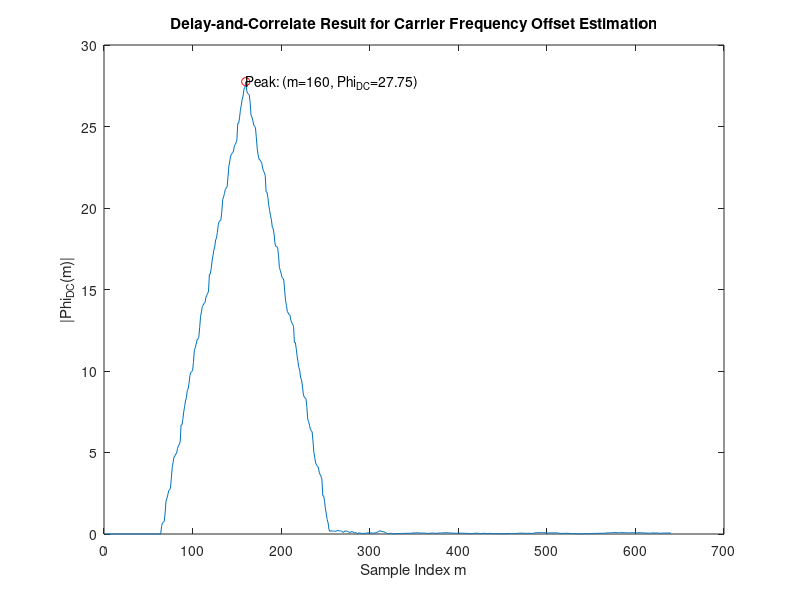

Source code (MATLAB):
load('HW4.mat'); 
N = 128;
Ng = 32;
epsilon = 5.7;
Ts = 1;
fs = 1/Ts;
fsub = 1/(N*Ts);
R = 96;
L = 64;
y_n = OFDMTx .* exp(1j * 2 * pi * epsilon / N * (1:length(OFDMTx))); 
y_n = [zeros(1,R+L-1), y_n];

Phi_DC = zeros(1, length(y_n) - R - L);
for m = R + L :length(y_n)
    Phi_DC(m) = abs(sum(y_n(m - R + 1: m) .* conj(y_n(m - R - L + 1: m - L))));
end
Phi_DC = Phi_DC(R+L : length(y_n));

figure;
plot(Phi_DC);
xlabel('Sample Index m');
ylabel('|Phi_{DC}(m)|');
title('Delay-and-Correlate Result for Carrier Frequency Offset Estimation');
[max_val, max_idx] = max(Phi_DC);
hold on;
plot(max_idx, max_val, 'ro'); 
text(max_idx, max_val, sprintf('Peak: (m=%d, Phi_{DC}=%.2f)', max_idx, max_val));
hold off;
fprintf('The maximum correlation occurs at m = %d\n', max_idx);

y_n = OFDMTx .* exp(1j * 2 * pi * epsilon / N * (1:length(OFDMTx))); 
epsilon_est = N / (2 * pi * L) * angle(sum(y_n(max_idx - (R-1) : max_idx) .* conj(y_n(max_idx - (R-1) - L : max_idx - L))));
fprintf('Estimated epsilon: %.4f\n', epsilon_est);
